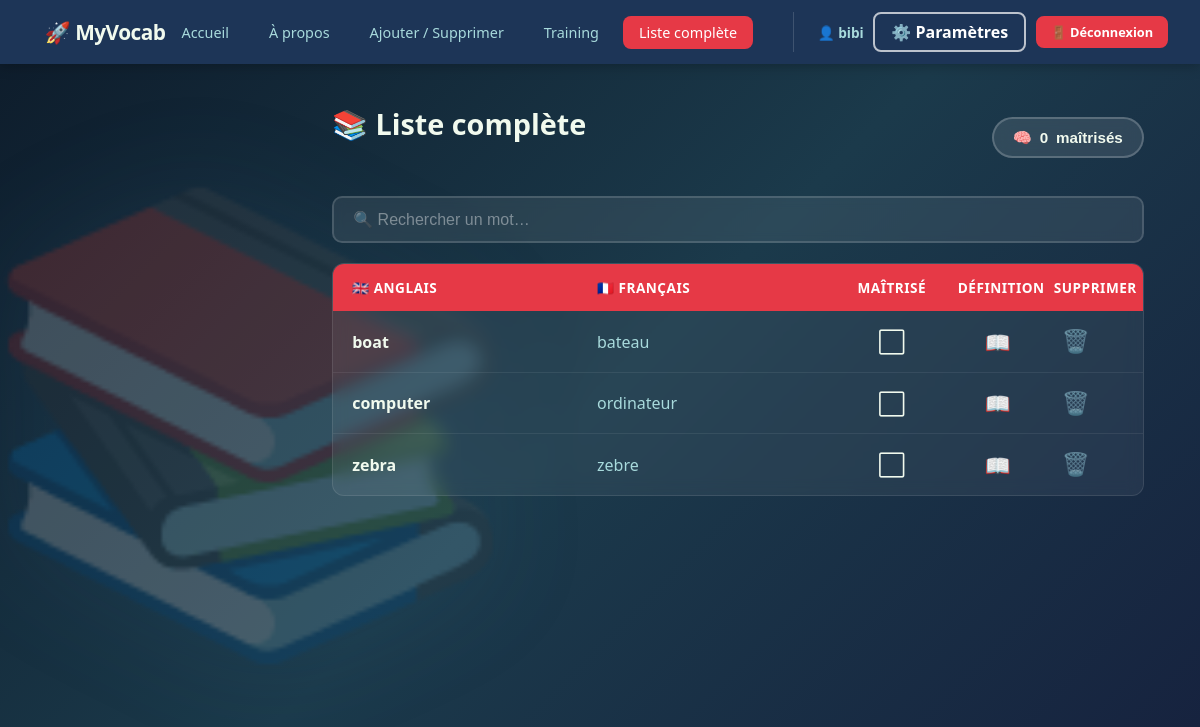
The app's page /list (signed in) with its own data.
### tables this page shows
CREATE TABLE words (
                id         INTEGER PRIMARY KEY AUTOINCREMENT,
                user_id    INTEGER NOT NULL REFERENCES users(id) ON DELETE CASCADE,
                english    TEXT    NOT NULL,
                french     TEXT    NOT NULL,
                mastered   INTEGER DEFAULT 0,
                created_at TIMESTAMP DEFAULT CURRENT_TIMESTAMP,
                UNIQUE(user_id, english)
            );

### server.py (the view)
@app.route("/list")
@login_required
def list_page():
    db    = get_db()
    uid   = session["user_id"]
    words = db.execute("SELECT * FROM words WHERE user_id=? ORDER BY english ASC", (uid,)).fetchall()
    stats = _get_stats(db, uid)
    return render_template("list.html", words=words, stats=stats)

### server.py (called while the page is built)
def get_db():
    if "db" not in g:
        g.db = sqlite3.connect(DB_PATH, timeout=10, check_same_thread=False)
        g.db.row_factory = sqlite3.Row
        g.db.execute("PRAGMA journal_mode=WAL")
    return g.db

def login_required(f):
    @wraps(f)
    def decorated(*args, **kwargs):
        if "user_id" not in session:
            flash("Connecte-toi pour accéder à cette page.", "warning")
            return redirect(url_for("login_page"))
        return f(*args, **kwargs)
    return decorated

def _get_stats(db, user_id):
    total    = db.execute("SELECT COUNT(*) as c FROM words WHERE user_id=?", (user_id,)).fetchone()["c"]
    mastered = db.execute("SELECT COUNT(*) as c FROM words WHERE user_id=? AND mastered=1", (user_id,)).fetchone()["c"]
    row      = db.execute(
        "SELECT SUM(correct) as c, SUM(correct+incorrect) as t FROM quiz_sessions WHERE user_id=?",
        (user_id,)
    ).fetchone()
    correct_total  = row["c"] or 0
    total_questions = row["t"] or 0
    success_rate   = round(correct_total / total_questions * 100, 1) if total_questions > 0 else 0
    return {
        "total_words":     total,
        "mastered_words":  mastered,
        "success_rate":    success_rate,
        "total_questions": int(total_questions),
    }

### templates/list.html (shortened to what this page needs)
{% extends "base.html" %}
{% block body_class %}page-list{% endblock %}
{% block content %}
<div class="library-bg">📚</div>
<div class="page-container">
  <div class="list-header">
    <h2 class="page-title">📚 Liste complète</h2>
    <button id="btn-brain" class="btn-brain" data-testid="btn-brain" onclick="toggleStats()">
      🧠 <span id="brain-count">{{ stats.mastered_words }}</span> maîtrisés
    </button>
  </div>
  <div class="search-bar">
    <input
      type="text"
      id="search-input"
      placeholder="🔍 Rechercher un mot…"
      data-testid="search-input"
      oninput="filterWords()"
    />
  </div>
  {% if words %}
  <div class="word-table" id="word-table">
    <div class="word-table-header">
      <span>🇬🇧 Anglais</span>
      <span>🇫🇷 Français</span>
      <span style="text-align:center">Maîtrisé</span>
      <span style="text-align:center">Définition</span>
      <span style="text-align:center">Supprimer</span>
    </div>
    {% for word in words %}
    <div class="word-table-row {% if word.mastered %}row-mastered{% endif %}"
         id="row-{{ word.id }}"
         data-testid="word-row-{{ word.id }}"
         data-english="{{ word.english }}"
         data-french="{{ word.french }}">
      <span class="word-english">{{ word.english }}</span>
      <span class="word-french">{{ word.french }}</span>
      <span class="master-toggle">
        <label for="master-{{ word.id }}" class="master-label">
          {% if word.mastered %}✅{% else %}⬜{% endif %}
        </label>
      </span>
      <span style="text-align:center">
        <a
          href="https://www.larousse.fr/dictionnaires/anglais-francais/{{ word.english }}"
          target="_blank"
          class="def-link"
          data-testid="def-link-{{ word.id }}"
        >📖</a>
      </span>
      <span style="text-align:center">
        <button
          type="button"
          class="btn-delete-list"
          data-testid="delete-btn-{{ word.id }}"
          onclick='deleteWord({{ word.id }}, {{ word.english | tojson }})'
        >🗑️</button>
      </span>
    </div>
    {% endfor %}
  </div>
  {% else %}
  <div class="empty-state" data-testid="empty-state">
    <p>Aucun mot enregistré.</p>
    <a href="/add" class="btn btn-primary">Ajouter mon premier mot</a>
  </div>
  {% endif %}
</div>
{% endblock %}

### static/css/style.css (style rules this page uses)
:root { --red: #e63946; --red-dark: #c1121f; --blue: #1d3557; --blue-mid: #457b9d; --blue-light: #a8dadc; --white: #f1faee; --card-bg: #ffffff; --text: #1d3557; --muted: #6b7280; --radius: 12px; --shadow: 0 4px 20px rgba(29, 53, 87, 0.12); }
*, *::before, *::after { box-sizing: border-box; margin: 0; padding: 0; }
body { font-family: 'Segoe UI', system-ui, -apple-system, sans-serif; color: var(--text); background: var(--white); min-height: 100vh; }
.page-container { max-width: 860px; margin: 0 auto; padding: 2.5rem 1.5rem 4rem; position: relative; z-index: 2; }
.page-title { font-size: 1.8rem; font-weight: 800; color: var(--blue); margin-bottom: 1.8rem; }
.page-list { background: linear-gradient(135deg, #0d1b2a 0%, #1b3a4b 50%, #16213e 100%); }
.library-bg { position: fixed; font-size: 55vh; opacity: 0.2; top: 50%; left: -2%; transform: translateY(-50%); pointer-events: none; user-select: none; z-index: 0; filter: drop-shadow(0 0 60px rgba(69,123,157,0.6)); }
.page-list .page-container { color: var(--white); margin-left: auto; margin-right: 2rem; }
.page-list .page-title { color: var(--white); }
.list-header { display: flex; align-items: center; justify-content: space-between; flex-wrap: wrap; gap: 1rem; margin-bottom: 1.5rem; }
.btn-brain { display: flex; align-items: center; gap: 0.5rem; background: rgba(255,255,255,0.1); backdrop-filter: blur(8px); border: 2px solid rgba(255,255,255,0.2); color: var(--white); padding: 0.6rem 1.2rem; border-radius: 24px; font-size: 0.95rem; font-weight: 700; cursor: pointer; transition: background 0.2s, transform 0.15s; }
.search-bar { margin-bottom: 1.2rem; }
.search-bar input { width: 100%; padding: 0.8rem 1.2rem; border: 2px solid rgba(255,255,255,.15); border-radius: 10px; font-size: 1rem; background: rgba(255,255,255,0.08); color: var(--white); backdrop-filter: blur(6px); transition: border-color 0.2s; }
.search-bar input::placeholder { color: rgba(255,255,255,0.4); }
.word-table { background: rgba(255,255,255,0.06); border-radius: var(--radius); overflow: hidden; backdrop-filter: blur(8px); border: 1px solid rgba(255,255,255,.1); }
.word-table-header { display: grid; grid-template-columns: 1fr 1fr 100px 80px 70px; padding: 0.9rem 1.2rem; gap: 1rem; background: var(--red); color: #fff; font-weight: 700; font-size: 0.85rem; text-transform: uppercase; letter-spacing: 0.5px; }
.word-table-row { display: grid; grid-template-columns: 1fr 1fr 100px 80px 70px; padding: 0.85rem 1.2rem; gap: 1rem; border-bottom: 1px solid rgba(255,255,255,0.07); align-items: center; transition: background 0.2s; }
.word-table-row:last-child { border-bottom: none; }
.word-english { font-weight: 600; color: var(--white); }
.word-french { color: var(--blue-light); }
.master-toggle { display: flex; align-items: center; justify-content: center; gap: 0.4rem; }
.master-label { cursor: pointer; font-size: 1.2rem; }
.def-link { font-size: 1.3rem; text-decoration: none; transition: transform 0.15s; display: flex; align-items: center; justify-content: center; }
.btn-delete-list { background: transparent; border: none; font-size: 1.4rem; cursor: pointer; opacity: 0.6; transition: opacity 0.15s, transform 0.15s; padding: 0.2rem 0.5rem; display: flex; align-items: center; justify-content: center; }

### records on screen
words: english "boat", french "bateau"
words: english "computer", french "ordinateur"
words: english "zebra", french "zebre"

### other values on screen
{{ session['username'] }} "bibi"
{{ stats.mastered_words }} "0"
